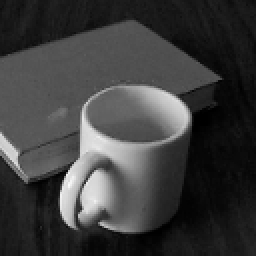
%> input picture Imagenes/taza.bmp, 128 x 128 px (shown 2 times larger)
$ octave practica5.m   (GNU Octave 9; MATLAB toolbox functions it lacks are replaced by stand-ins)
%> lines starting %> are read from the running program, lines starting %| are printed output that depends on the picture; in (x1, y1, x2, y2) boxes, pixels count from 0 and x2, y2 are one past the last pixel; in counts of white or black regions, pixels touching at a corner belong together; the program's own positions count from 1
clear all; %Limpia memoria de matlab
imtool close all;

Img = imread('../Imagenes/taza.bmp');
%> Img is the input picture: size 128x128 uint8; min 0, max 251, mean 60.7

ImgEuclideana = Img;
ImgD4 = Img;
ImgD8 = Img;

%Encuentra los indices en filas y columnas de la matriz
[IndicesX, IndicesY] = find(Img >= 0);
%> IndicesX = 16384 values from 1 to 128; IndicesY = 16384 values from 1 to 128

%Encuentra los indices lineales
[IndM] = find(Img >= 0);
%> IndM = 16384 values from 1 to 16384

%Encuentra los indices lineales de la matriz [idnM] = find(m>0)
centroX = 50;
centroY = 50;

%Poisicion de los pixeles dentro de un ciruclo de radio 10 y centro en ()
distEuclidenada= ((IndicesX - centroX).*(IndicesX - centroX) + (IndicesY - centroY).* (IndicesY - centroY));
ImgEuclideana(distEuclidenada <= 100) = 255;
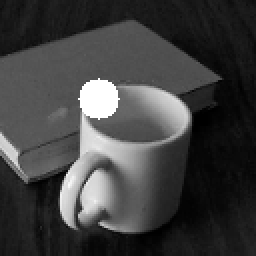
%> ImgEuclideana: size 128x128 uint8 (shown 2 times larger); 1.93% of pixels changed, all inside (x1, y1, x2, y2) = (39, 39, 60, 60)
%figure; imshow(ImgEuclideana);

%Poisicion de los pixeles dentro de un diamante de radio 10 y centro en ()
distDiam = abs(IndicesX-centroX) + abs(IndicesY-centroY);
ImgD4(distDiam <= 10) = 255;
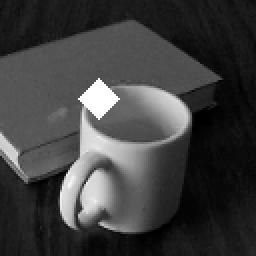
%> ImgD4: size 128x128 uint8 (shown 2 times larger); 1.35% of pixels changed, all inside (x1, y1, x2, y2) = (39, 39, 60, 60)
%figure; imshow(ImgD4);

%Posicion de los pixeles dentro de un diamaete de radio 10 y centro en ()
distCuad = max(abs(IndicesX-centroX), abs(IndicesY-centroY));
ImgD8(distCuad <= 10) = 255;
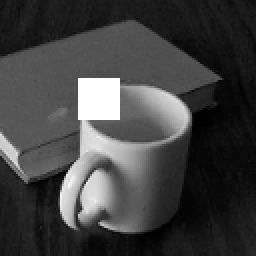
%> ImgD8: size 128x128 uint8 (shown 2 times larger); 2.69% of pixels changed, all inside (x1, y1, x2, y2) = (39, 39, 60, 60)
%figure; imshow(ImgD8);


figure;
subplot(2,2,1); imshow(Img,[]); title('Imagen');
subplot(2,2,2); imshow(ImgEuclideana,[]); title('Euclidenada');
subplot(2,2,3); imshow(ImgD4,[]); title('D4');
subplot(2,2,4); imshow(ImgD8,[]); title('D8');

$ run again, with Imagenes/bola.bmp copied over Imagenes/taza.bmp
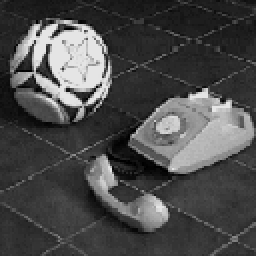
%> input picture Imagenes/bola.bmp, 128 x 128 px (shown 2 times larger)
%> Img is the input picture: size 128x128 uint8; min 0, max 229, mean 74.6
%> IndicesX = 16384 values from 1 to 128
%> IndM = 16384 values from 1 to 16384
%> ImgEuclideana: size 128x128 uint8; 1.93% of pixels changed, all inside (x1, y1, x2, y2) = (39, 39, 60, 60)
%> `ImgD4(distDiam <= 10) = 255;`:
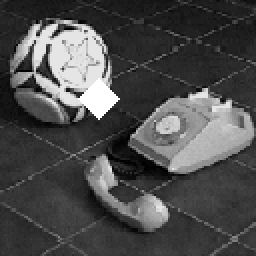
%> ImgD4: size 128x128 uint8 (shown 2 times larger); 1.35% of pixels changed, all inside (x1, y1, x2, y2) = (39, 39, 60, 60)
%> `ImgD8(distCuad <= 10) = 255;`:
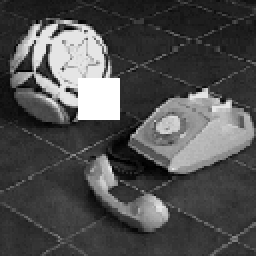
%> ImgD8: size 128x128 uint8 (shown 2 times larger); 2.69% of pixels changed, all inside (x1, y1, x2, y2) = (39, 39, 60, 60)

$ run again, with Imagenes/caballo.bmp copied over Imagenes/taza.bmp
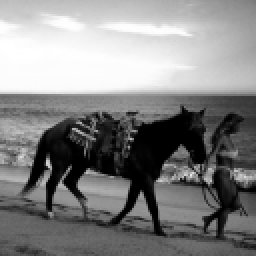
%> input picture Imagenes/caballo.bmp, 128 x 128 px (shown 2 times larger)
%> Img is the input picture: size 128x128 uint8; min 0, max 255, mean 131.9
%> IndicesX = 16384 values from 1 to 128
%> IndM = 16384 values from 1 to 16384
%> ImgEuclideana: size 128x128 uint8; 1.93% of pixels changed, all inside (x1, y1, x2, y2) = (39, 39, 60, 60)
%> `ImgD4(distDiam <= 10) = 255;`:
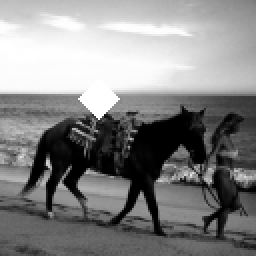
%> ImgD4: size 128x128 uint8 (shown 2 times larger); 1.35% of pixels changed, all inside (x1, y1, x2, y2) = (39, 39, 60, 60)
%> `ImgD8(distCuad <= 10) = 255;`:
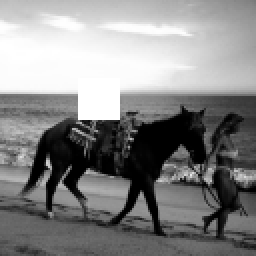
%> ImgD8: size 128x128 uint8 (shown 2 times larger); 2.69% of pixels changed, all inside (x1, y1, x2, y2) = (39, 39, 60, 60)
